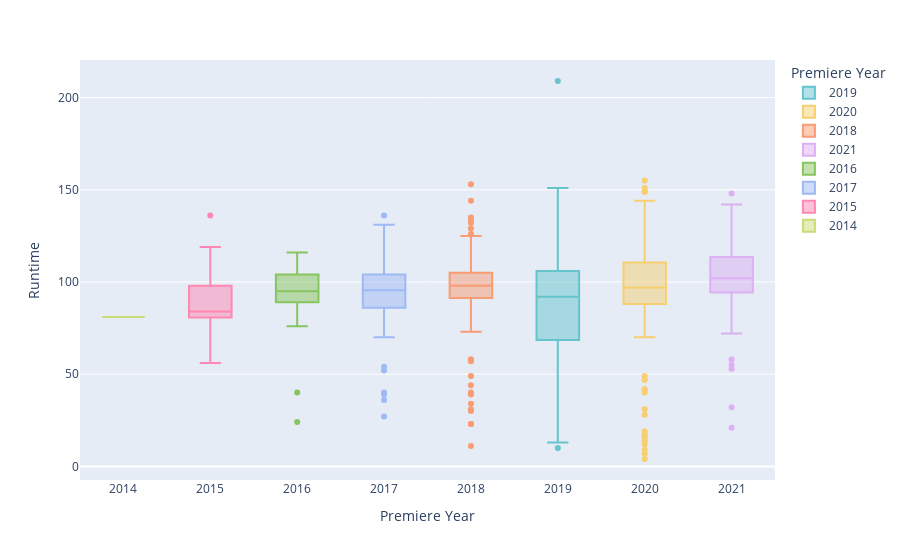

Notebook source saved alongside this figure:
### Code cell
px.box(n, x="Premiere Year", y="Runtime", color = 'Premiere Year', color_discrete_sequence = px.colors.qualitative.Pastel)

### Figure 1 — Plotly figure (JSON) as saved in the notebook; plotly's stock layout.template omitted (floating-point values rounded to 4 significant figures; data arrays with more than 128 entries replaced by an {"elided": "..."} marker saying what was removed)
{"data": [{"alignmentgroup": "True", "hovertemplate": "Premiere Year=%{x}<br>Runtime=%{y}<extra></extra>", "legendgroup": "2019", "marker": {"color": "rgb(102, 197, 204)"}, "name": "2019", "notched": false, "offsetgroup": "2019", "orientation": "v", "showlegend": true, "type": "box", "x": [2019, 2019, 2019, 2019, 2019, 2019, 2019, 2019, 2019, 2019, 2019, 2019, 2019, 2019, 2019, 2019, 2019, 2019, 2019, 2019, 2019, 2019, 2019, 2019, 2019, 2019, 2019, 2019, 2019, 2019, 2019, 2019, 2019, 2019, 2019, 2019, 2019, 2019, 2019, 2019, 2019, 2019, 2019, 2019, 2019, 2019, 2019, 2019, 2019, 2019, 2019, 2019, 2019, 2019, 2019, 2019, 2019, 2019, 2019, 2019, 2019, 2019, 2019, 2019, 2019, 2019, 2019, 2019, 2019, 2019, 2019, 2019, 2019, 2019, 2019, 2019, 2019, 2019, 2019, 2019, 2019, 2019, 2019, 2019, 2019, 2019, 2019, 2019, 2019, 2019, 2019, 2019, 2019, 2019, 2019, 2019, 2019, 2019, 2019, 2019, 2019, 2019, 2019, 2019, 2019, 2019, 2019, 2019, 2019, 2019, 2019, 2019, 2019, 2019, 2019, 2019, 2019, 2019, 2019, 2019, 2019, 2019, 2019, 2019, 2019], "x0": " ", "xaxis": "x", "y": [58, 79, 147, 25, 64, 97, 99, 37, 83, 46, 85, 95, 94, 10, 112, 98, 87, 60, 102, 83, 93, 85, 78, 101, 94, 21, 104, 63, 92, 92, 103, 97, 98, 98, 89, 94, 86, 112, 124, 90, 92, 89, 107, 32, 106, 90, 97, 128, 82, 85, 100, 90, 90, 115, 92, 30, 101, 118, 151, 98, 87, 85, 37, 112, 100, 96, 41, 125, 99, 28, 60, 100, 40, 118, 126, 130, 86, 19, 106, 112, 39, 102, 131, 30, 28, 64, 48, 84, 70, 45, 108, 110, 73, 96, 97, 87, 114, 97, 89, 99, 97, 121, 140, 13, 118, 121, 64, 64, 110, 39, 26, 118, 23, 137, 71, 70, 144, 85, 125, 15, 76, 209, 136, 97, 51], "y0": " ", "yaxis": "y"}, {"alignmentgroup": "True", "hovertemplate": "Premiere Year=%{x}<br>Runtime=%{y}<extra></extra>", "legendgroup": "2020", "marker": {"color": "rgb(246, 207, 113)"}, "name": "2020", "notched": false, "offsetgroup": "2020", "orientation": "v", "showlegend": true, "type": "box", "x": {"elided": "183 int values"}, "x0": " ", "xaxis": "x", "y": {"elided": "183 int values"}, "y0": " ", "yaxis": "y"}, {"alignmentgroup": "True", "hovertemplate": "Premiere Year=%{x}<br>Runtime=%{y}<extra></extra>", "legendgroup": "2018", "marker": {"color": "rgb(248, 156, 116)"}, "name": "2018", "notched": false, "offsetgroup": "2018", "orientation": "v", "showlegend": true, "type": "box", "x": [2018, 2018, 2018, 2018, 2018, 2018, 2018, 2018, 2018, 2018, 2018, 2018, 2018, 2018, 2018, 2018, 2018, 2018, 2018, 2018, 2018, 2018, 2018, 2018, 2018, 2018, 2018, 2018, 2018, 2018, 2018, 2018, 2018, 2018, 2018, 2018, 2018, 2018, 2018, 2018, 2018, 2018, 2018, 2018, 2018, 2018, 2018, 2018, 2018, 2018, 2018, 2018, 2018, 2018, 2018, 2018, 2018, 2018, 2018, 2018, 2018, 2018, 2018, 2018, 2018, 2018, 2018, 2018, 2018, 2018, 2018, 2018, 2018, 2018, 2018, 2018, 2018, 2018, 2018, 2018, 2018, 2018, 2018, 2018, 2018, 2018, 2018, 2018, 2018, 2018, 2018, 2018, 2018, 2018, 2018, 2018, 2018, 2018, 2018], "x0": " ", "xaxis": "x", "y": [94, 73, 95, 113, 97, 94, 94, 116, 92, 102, 95, 101, 100, 126, 108, 102, 83, 94, 125, 34, 95, 92, 95, 78, 118, 105, 97, 89, 75, 96, 94, 23, 95, 106, 104, 105, 101, 103, 98, 98, 104, 99, 129, 87, 104, 98, 44, 120, 102, 96, 98, 87, 116, 97, 120, 104, 105, 124, 89, 58, 98, 114, 144, 101, 105, 101, 79, 122, 23, 121, 57, 95, 86, 104, 121, 30, 49, 40, 91, 31, 58, 99, 39, 133, 124, 101, 11, 100, 132, 97, 98, 74, 99, 124, 100, 135, 105, 125, 153], "y0": " ", "yaxis": "y"}, {"alignmentgroup": "True", "hovertemplate": "Premiere Year=%{x}<br>Runtime=%{y}<extra></extra>", "legendgroup": "2021", "marker": {"color": "rgb(220, 176, 242)"}, "name": "2021", "notched": false, "offsetgroup": "2021", "orientation": "v", "showlegend": true, "type": "box", "x": [2021, 2021, 2021, 2021, 2021, 2021, 2021, 2021, 2021, 2021, 2021, 2021, 2021, 2021, 2021, 2021, 2021, 2021, 2021, 2021, 2021, 2021, 2021, 2021, 2021, 2021, 2021, 2021, 2021, 2021, 2021, 2021, 2021, 2021, 2021, 2021, 2021, 2021, 2021, 2021, 2021, 2021, 2021, 2021, 2021, 2021, 2021, 2021, 2021, 2021, 2021, 2021, 2021, 2021, 2021, 2021, 2021, 2021, 2021, 2021, 2021, 2021, 2021, 2021, 2021, 2021, 2021, 2021, 2021, 2021, 2021], "x0": " ", "xaxis": "x", "y": [139, 58, 102, 120, 105, 97, 99, 80, 102, 105, 117, 112, 121, 112, 114, 94, 86, 142, 103, 107, 83, 97, 99, 91, 100, 86, 107, 148, 53, 123, 96, 114, 95, 92, 106, 114, 111, 97, 90, 72, 109, 119, 101, 21, 55, 98, 101, 86, 102, 98, 136, 32, 142, 92, 95, 89, 106, 111, 132, 97, 98, 97, 114, 99, 108, 106, 126, 112, 125, 129, 89], "y0": " ", "yaxis": "y"}, {"alignmentgroup": "True", "hovertemplate": "Premiere Year=%{x}<br>Runtime=%{y}<extra></extra>", "legendgroup": "2016", "marker": {"color": "rgb(135, 197, 95)"}, "name": "2016", "notched": false, "offsetgroup": "2016", "orientation": "v", "showlegend": true, "type": "box", "x": [2016, 2016, 2016, 2016, 2016, 2016, 2016, 2016, 2016, 2016, 2016, 2016, 2016, 2016, 2016, 2016, 2016, 2016, 2016, 2016, 2016, 2016, 2016, 2016, 2016, 2016, 2016, 2016, 2016, 2016], "x0": " ", "xaxis": "x", "y": [90, 89, 100, 92, 95, 108, 104, 95, 100, 98, 89, 108, 88, 79, 111, 116, 76, 92, 91, 98, 107, 108, 24, 79, 90, 97, 40, 90, 112, 100], "y0": " ", "yaxis": "y"}, {"alignmentgroup": "True", "hovertemplate": "Premiere Year=%{x}<br>Runtime=%{y}<extra></extra>", "legendgroup": "2017", "marker": {"color": "rgb(158, 185, 243)"}, "name": "2017", "notched": false, "offsetgroup": "2017", "orientation": "v", "showlegend": true, "type": "box", "x": [2017, 2017, 2017, 2017, 2017, 2017, 2017, 2017, 2017, 2017, 2017, 2017, 2017, 2017, 2017, 2017, 2017, 2017, 2017, 2017, 2017, 2017, 2017, 2017, 2017, 2017, 2017, 2017, 2017, 2017, 2017, 2017, 2017, 2017, 2017, 2017, 2017, 2017, 2017, 2017, 2017, 2017, 2017, 2017, 2017, 2017, 2017, 2017, 2017, 2017, 2017, 2017, 2017, 2017, 2017, 2017, 2017, 2017, 2017, 2017, 2017, 2017, 2017, 2017, 2017, 2017], "x0": " ", "xaxis": "x", "y": [100, 97, 80, 104, 99, 70, 81, 131, 96, 89, 104, 89, 94, 92, 52, 95, 90, 122, 102, 80, 94, 99, 92, 95, 88, 102, 117, 113, 86, 85, 102, 107, 97, 82, 103, 95, 83, 83, 106, 91, 87, 54, 39, 73, 107, 96, 100, 103, 112, 100, 109, 27, 36, 78, 95, 136, 101, 121, 105, 40, 108, 98, 94, 120, 89, 114], "y0": " ", "yaxis": "y"}, {"alignmentgroup": "True", "hovertemplate": "Premiere Year=%{x}<br>Runtime=%{y}<extra></extra>", "legendgroup": "2015", "marker": {"color": "rgb(254, 136, 177)"}, "name": "2015", "notched": false, "offsetgroup": "2015", "orientation": "v", "showlegend": true, "type": "box", "x": [2015, 2015, 2015, 2015, 2015, 2015, 2015, 2015, 2015], "x0": " ", "xaxis": "x", "y": [119, 56, 84, 81, 83, 80, 84, 136, 91], "y0": " ", "yaxis": "y"}, {"alignmentgroup": "True", "hovertemplate": "Premiere Year=%{x}<br>Runtime=%{y}<extra></extra>", "legendgroup": "2014", "marker": {"color": "rgb(201, 219, 116)"}, "name": "2014", "notched": false, "offsetgroup": "2014", "orientation": "v", "showlegend": true, "type": "box", "x": [2014], "x0": " ", "xaxis": "x", "y": [81], "y0": " ", "yaxis": "y"}], "layout": {"boxmode": "overlay", "legend": {"title": {"text": "Premiere Year"}, "tracegroupgap": 0}, "margin": {"t": 60}, "xaxis": {"anchor": "y", "categoryarray": [2019, 2020, 2018, 2021, 2016, 2017, 2015, 2014], "categoryorder": "array", "domain": [0, 1], "title": {"text": "Premiere Year"}}, "yaxis": {"anchor": "x", "domain": [0, 1], "title": {"text": "Runtime"}}}}
